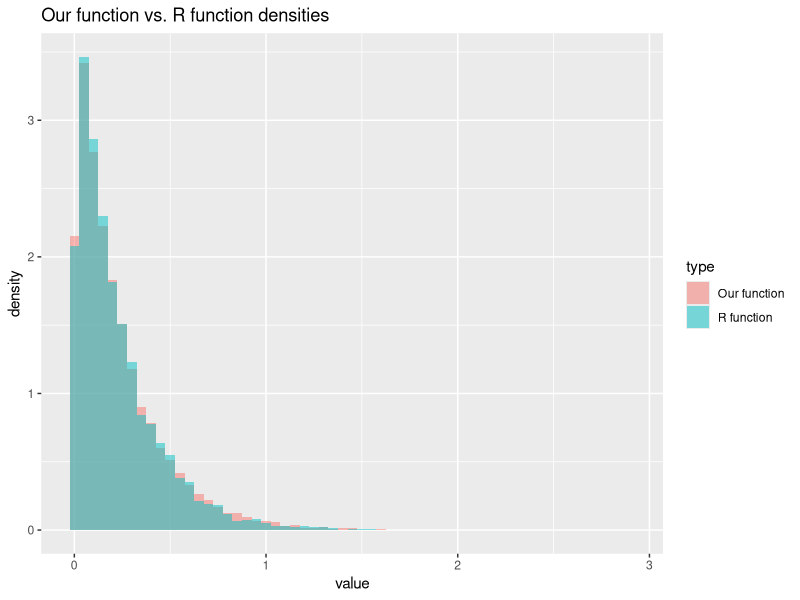
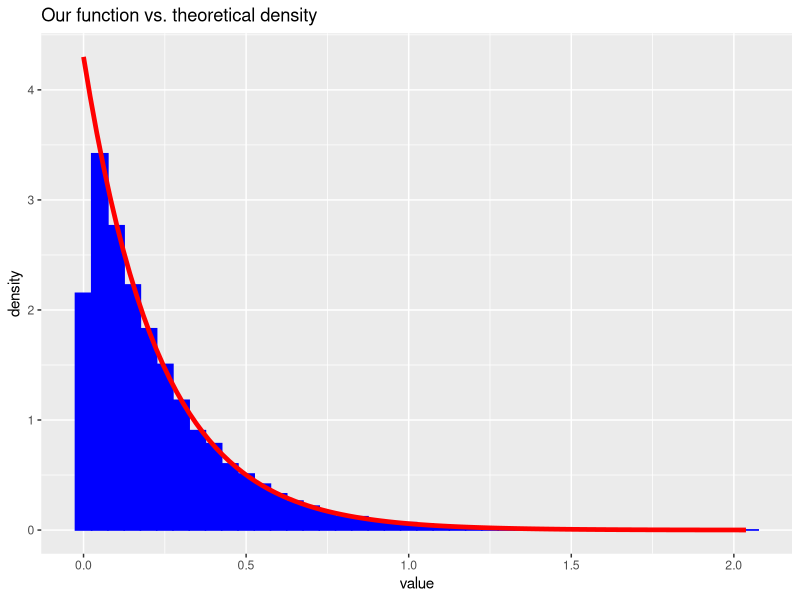
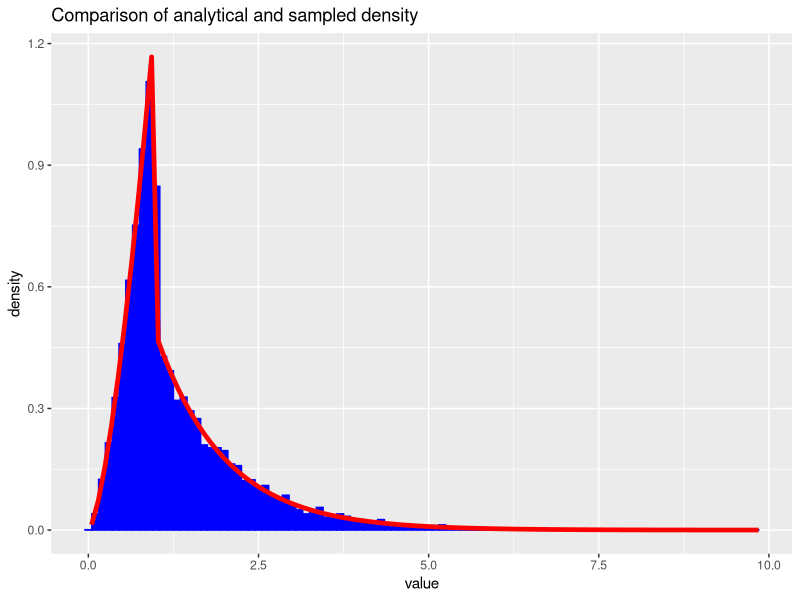
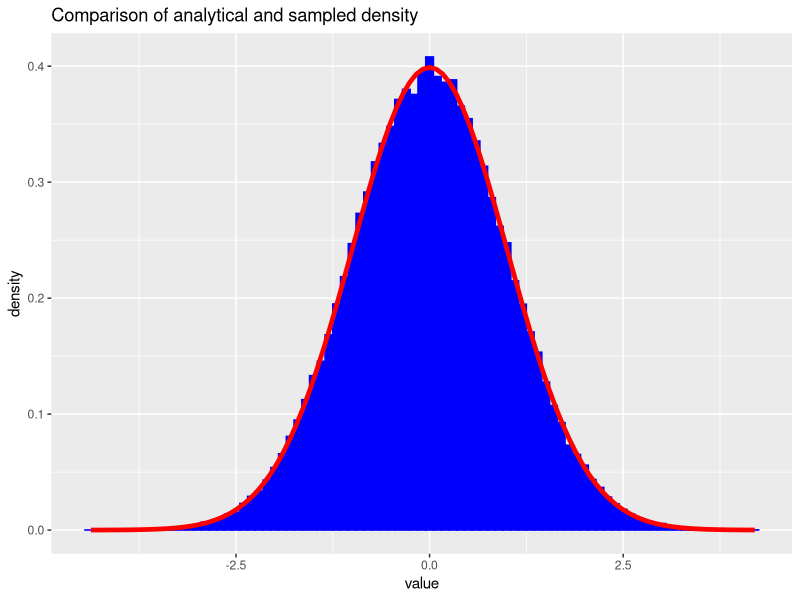
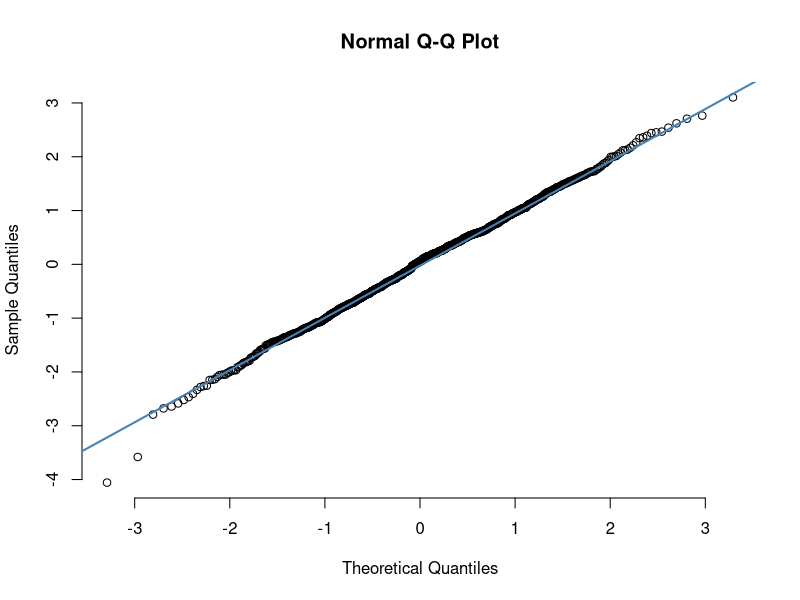
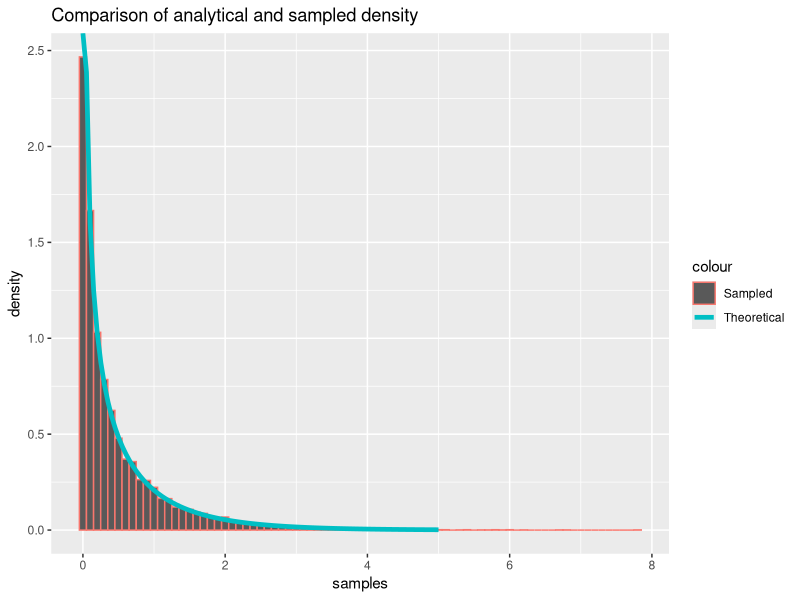
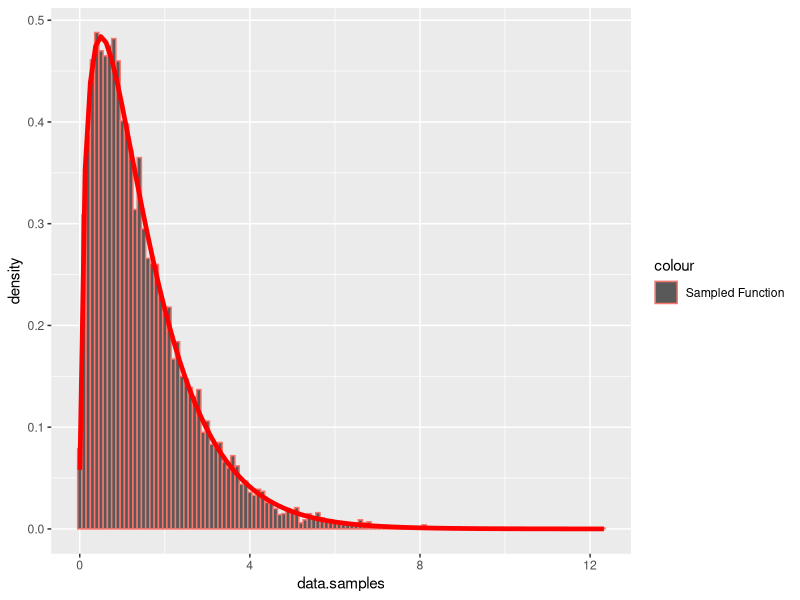
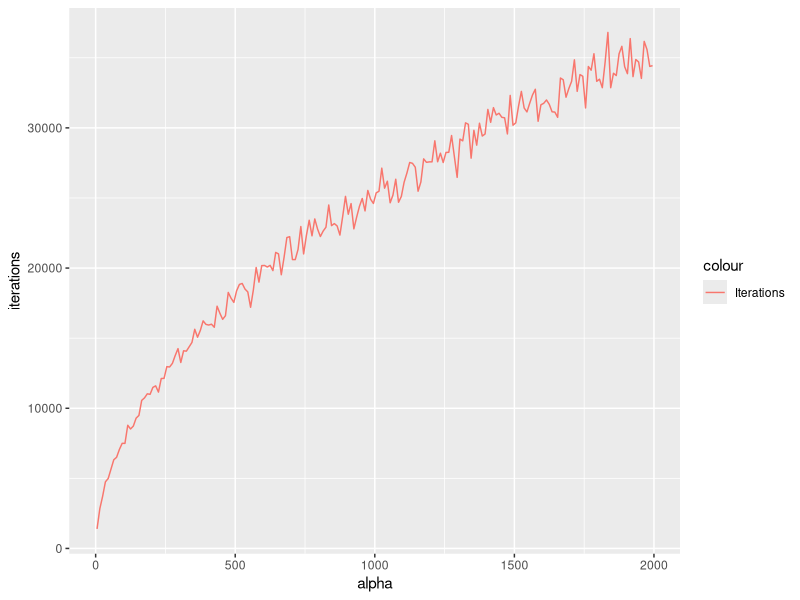

Generate these figures, in order, with R: (Note: this script raises an error after producing the figures.)
## ---- chunk 1
library(formatR)
showsol <- FALSE
library(knitr)
opts_chunk$set(tidy.opts = list(width.cutoff = 68), tidy = TRUE, warning = FALSE, error = FALSE, message = FALSE, echo = TRUE)
## ---- chunk 2
library(ggplot2)
exponential<- function(lambda, n=1){
  u = runif(n)
  x = -1/lambda*log(u)
  return(x)
}
## ---- chunk 3
n = 10000
lambda = 4.300
x = exponential(lambda,n)
cat('Theoretical mean: ', 1/lambda,' Computed mean: ', mean(x),'\n')
cat('Theoretical variance: ', 1/lambda^2, ' Computed variance: ', var(x))
## ---- chunk 4
y = rexp(n, lambda)
rfunc = data.frame(value = y)
ourfunc = data.frame(value = x)
rfunc$type = 'R function'
ourfunc$type = 'Our function'
df = rbind(rfunc,ourfunc)
ggplot(df, aes(value, fill = type)) + 
   geom_histogram(alpha = 0.5, aes(y = ..density..), binwidth = 0.05, position = 'identity') + ggtitle("Our function vs. R function densities")
df2 <- data.frame(theo=seq(0,max(x),length.out=n), value=x)
h <- ggplot(df2, aes(x = value))
h <- h + geom_histogram(aes(y = ..density..), binwidth=0.05, fill = 'blue', color = 'blue') +stat_function(fun=dexp,geom = "line",size=1.6,col="red",args = (mean=lambda))
h <- h + ggtitle("Our function vs. theoretical density")
h
## ---- chunk 5
f_A2 = function(x, alpha){
  c = alpha*exp(1)/(alpha+exp(1))
  result = vector(length = length(x))
  result[x<1.] = sapply(x[x<1.], function(x) c*x^(alpha - 1))
  result[x>=1.] = sapply(x[x>=1.], function(x) c*exp(-x))
  return(result)
}

F_inv = function(n, alpha){
  c = alpha*exp(1)/(alpha+exp(1))
  u = runif(n)
  result = vector(length = n)
  result[u < c/alpha] = (alpha/c * u[u < c/alpha])^(1/alpha)
  result[u >= c/alpha] = -log(1/alpha + exp(-1) - u[u >= c/alpha]/c)
  return(result)
}

alpha = 2.5
n = 10000
xsamples = F_inv(n, alpha)
c = alpha*exp(1)/(alpha+exp(1))
mean = c/(alpha+1) + 2*c/exp(1)
cat('Theoretical mean: ', mean, ' Sampled mean: ', mean(xsamples))
## ---- chunk 6
variance = c/(alpha+2)+5*c/exp(1) - mean^2
cat('Theoretical variance: ', variance, ' Sampled variance: ', var(xsamples))
## ---- chunk 7
df2 <- data.frame(theo=seq(0,max(xsamples),length.out=n), value=xsamples)
h <- ggplot(df2, aes(x = value))
h <- h + geom_histogram(aes(y = ..density..), binwidth=0.1, col = 'blue', fill = 'blue') +stat_function(fun=f_A2,geom = "line",size=1.6,col="red",args = (mean=alpha))
h <- h + ggtitle("Comparison of analytical and sampled density")
h
## ---- chunk 8
normal <- function(n){
  x_1 <- runif(n/2)
  x_2 <- exponential(1/2, n/2)
  y_1 <- sqrt(x_2)*cos(2*pi*x_1)
  y_2 <- sqrt(x_2)*sin(2*pi*x_1)
  y <- c(y_1,y_2)
  return(y)
}
## ---- chunk 9
n = 100000
x <- normal(n)
cat('Theoretical mean: ', 0,' Computed mean: ', mean(x),'\n')
cat('Theoretical variance: ', 1, ' Computed variance: ', var(x))
## ---- chunk 10
df2 <- data.frame(theo=seq(0,max(x),length.out=n), value=x)
ggplot(df2, aes(x = value)) + geom_histogram(aes(y = ..density..), binwidth=0.1, col = 'blue', fill = 'blue') + stat_function(fun=dnorm,geom = "line",size=1.6,col="red",args = list(mean=0, sd = 1)) + ggtitle("Comparison of analytical and sampled density")

x <- normal(1000)
qqnorm(x, pch = 1, frame = FALSE)
qqline(x, col = "steelblue", lwd = 2)
## ---- chunk 11
normal_d <- function(d, mu, sigma){
  x <- normal(d)
  y <- mu + t(chol(sigma))%*%x
  return(y)
}
## ---- chunk 12
d = 2
n = 100000
mu = c(1,2)
sigma = matrix(c(2.5,3,3,10),ncol=2,nrow=2)
sample = matrix(NA, ncol = d, nrow = n)
for (i in 1:n){
  sample[i,] <- normal_d(d,mu,sigma)
}
average = apply(sample, 2,mean)
cat('Mean vector: \n')
average
covmat = cov(sample)
cat('Covariance matrix: \n')
covmat
## ---- chunk 13
library(nortest)
ad.test(sample[,1])
ad.test(sample[,2])
## ---- chunk 14
library(pracma)

#x = linspace(0, 3, 100)
#alpha = 0.5
#y_gamma = dgamma(x, shape=alpha, rate=1)
#y_prop = 1/(gamma(alpha)) * (1/alpha + exp(-1))*f_A2(x, alpha)

#df10 = data.frame(x, y_gamma, y_prop)
#h <- ggplot(data.frame(x, y_gamma, y_prop))
#h = h + geom_line(aes(x = x, y = y_gamma, colour="Gamma"), size=1.)
#h = h + geom_line(aes(x = x, y = y_prop, color="Proposal"), size=1.)
#h = h + ggtitle(paste("Gamma(",toString(alpha),", 1) vs. proposal"))
#h

## ---- chunk 15
library(pracma)

small_gamma = function(alpha, n=1){
  cat("Small gamma \n")
  result = vector()
  iter = 0
  sampled = 0
  while(sampled < n){

    uniform2 = runif(n)
    x = F_inv(n, alpha)
    cat(x)
    cat(alpha)
    c = 1/(gamma(alpha)) * (1/alpha + exp(-1))
  
    cat(c)
    probs = dgamma(x, alpha, rate=1) / (c * f_A2(x, alpha))
    
    result = append(result, x[uniform2 <= probs])
    
    sampled = sampled + sum(uniform2 <= probs)
    iter = iter + n
  }
  
  iter = iter - length(result) + n
  
  return(list(samples = result[seq(1:n)], iter = iter))
}

large_gamma <- function(alpha, n=1){
  #cat("Large gamma \n")
  #a = sqrt((alpha - 1)^(alpha-1)*exp(1-alpha))
  loga = 1/2 * (alpha - 1) * (log(alpha - 1) - 1)
  logb = 1/2 * (alpha + 1) * (log(alpha + 1) - 1)
  #cat("Sampling for alpha = ", alpha, '\n')
  #cat("loga = ", loga, "\n")
  #cat("logb = ", logb, "\n")

  result = vector(mode="numeric")
  
  i = 0
  iter = 0
  while (i < n){
    iter = iter + 1 
    log_x_1 = loga + log(runif(1))
    log_x_2 = logb + log(runif(1))
    #cat(log_x_1, log_x_2)
    #y = x_2 / x_1
    if (2*log_x_1 <= (alpha - 1)*(log_x_2 - log_x_1) - exp(log_x_2 - log_x_1)){
      result = append(result, exp(log_x_2 - log_x_1))
      i = i + 1
    }
    else{}
  }
  list(samples = result, iter = iter)
}

gamma2 = function(alpha, n  = 1){
  if (alpha <= 1){
    return(small_gamma(alpha, n))
  }
  else if (alpha > 1){
    return(large_gamma(alpha, n))
  }
  else{
    cat("Weird gamma \n")
  }
}
## ---- chunk 16
alpha = 0.5
G1 <- small_gamma(alpha, 10000)

G1_filt = G1
df12 = data.frame(G1_filt)

cat('Theoretical mean: ', alpha,' Computed mean: ', mean(G1$samples),'\n')
cat('Theoretical variance: ', alpha, ' Computed variance: ', var(G1$samples))

c = 1/(gamma(alpha)) * (1/alpha + exp(-1))

x_val = linspace(0, 5, 100)

df11 <- data.frame(x = x_val, y=dgamma(x_val, alpha, 1))

h <- ggplot()
h <- h + geom_histogram(data=df12, aes(x=samples, y=..density.., color="Sampled"), binwidth=0.1)
h <- h + geom_line(data=df11, aes(x=x, y=y, color="Theoretical"), size=1.6)
h <- h + ggtitle("Comparison of analytical and sampled density")
h
## ---- chunk 17
alpha = 1.5

G2 = gamma2(alpha, 10000)

cat('Theoretical mean: ', alpha,' Computed mean: ', mean(G2$samples),'\n')
cat('Theoretical variance: ', alpha, ' Computed variance: ', var(G2$samples))

df16 = data.frame(data=G2)

h <- ggplot(df16, aes(x=data.samples))
h <- h + geom_histogram(data=df16, aes(x = data.samples, y=..density.., color="Sampled Function"), binwidth=0.1) 
h <- h + stat_function(fun=dgamma,geom = "line",size=1.6,col="red",args = list(shape=alpha, rate = 1))
h

## ---- chunk 18
iterations = c()

for (alpha in seq(2, 2000, 10)){
  G = gamma2(alpha, 1000)
  iterations = append(iterations, G$iter)
}

df15 = data.frame(alpha = seq(5, 2000, 10), iterations = iterations)

h <- ggplot(df15, aes(x = alpha, y= iterations, color="Iterations"))
h <- h + geom_line()
h
## ---- chunk 19
library(MCMCpack)
different_alphas <- function(alpha){
  
}
dirichlet <- function(alpha){
  z <- rep(NA, length(alpha))
  for (i in 1:length(alpha)){
    z[i] = gamma2(alpha[i])
  }
  #z<- sapply(alpha,gamma2)
  x <- z/sum(z)
  return(x)
}
## ---- chunk 20
k = 5
n = 100000
x <- matrix(NA, ncol = k, nrow = n)
alpha <- exponential(1,k)
for (i in 1:n){
  x[i,] <- dirichlet(alpha)
}
cat('Theoretical mean: ', alpha/sum(alpha),'\n','Computed mean: ', apply(x,2,mean),'\n')
cat('Theoretical variance: ', alpha*(sum(alpha)-alpha)/(sum(alpha)^2*(sum(alpha)+1)),'\n', 'Computed variance: ', apply(x,2,var))
## ---- chunk 21
n <- 50000
alpha <- rep(1,k)
x <- matrix(NA, ncol = k, nrow = n)
for (i in 1:n){
  x[i,] <- dirichlet(alpha)
}
y <- as.vector(rdirichlet(n,alpha))
rfunc = data.frame(value = y)
ourfunc = data.frame(value = as.vector(x))
rfunc$type = 'R function'
ourfunc$type = 'Our function'
df = rbind(rfunc,ourfunc)
ggplot(df, aes(value, fill = type)) + 
   geom_histogram(alpha = 0.5, aes(y = ..density..), position = 'identity') + ggtitle("Our function vs. R function densities")
## ---- chunk 22
df2 <- data.frame(theo=seq(0,max(x[,1]),length.out=n), value=x[,1])
ggplot(df2, aes(x = value)) + geom_histogram(aes(y = ..density..), 
      binwidth = 0.005,fill = 'blue', color = 'blue') + stat_function(fun=dbeta,geom = "line",size=1.6,col="red",args = list(shape1=1,shape2=k-1)) + ggtitle("Our function vs. theoretical density")
